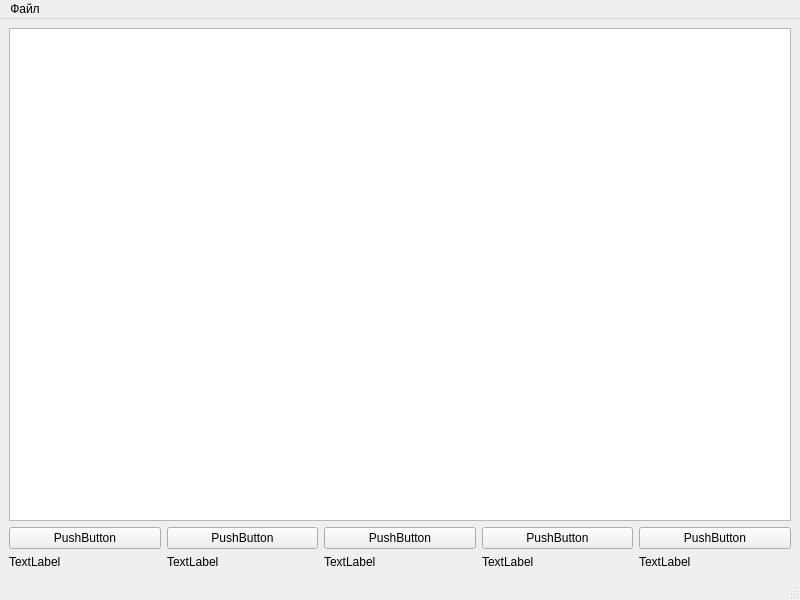
<?xml version="1.0" encoding="UTF-8"?>
<ui version="4.0">
 <class>MainWindow</class>
 <widget class="QMainWindow" name="MainWindow">
  <property name="geometry">
   <rect>
    <x>0</x>
    <y>0</y>
    <width>800</width>
    <height>600</height>
   </rect>
  </property>
  <property name="windowTitle">
   <string>MainWindow</string>
  </property>
  <widget class="QWidget" name="centralwidget">
   <layout class="QVBoxLayout" name="verticalLayout">
    <item>
     <widget class="QTableView" name="tableView"/>
    </item>
    <item>
     <layout class="QHBoxLayout" name="horizontalLayout_2">
      <item>
       <widget class="QPushButton" name="pushButton">
        <property name="text">
         <string>PushButton</string>
        </property>
       </widget>
      </item>
      <item>
       <widget class="QPushButton" name="pushButton_2">
        <property name="text">
         <string>PushButton</string>
        </property>
       </widget>
      </item>
      <item>
       <widget class="QPushButton" name="pushButton_3">
        <property name="text">
         <string>PushButton</string>
        </property>
       </widget>
      </item>
      <item>
       <widget class="QPushButton" name="pushButton_4">
        <property name="text">
         <string>PushButton</string>
        </property>
       </widget>
      </item>
      <item>
       <widget class="QPushButton" name="pushButton_5">
        <property name="text">
         <string>PushButton</string>
        </property>
       </widget>
      </item>
     </layout>
    </item>
    <item>
     <layout class="QHBoxLayout" name="horizontalLayout">
      <item>
       <widget class="QLabel" name="label">
        <property name="text">
         <string>TextLabel</string>
        </property>
       </widget>
      </item>
      <item>
       <widget class="QLabel" name="label_2">
        <property name="text">
         <string>TextLabel</string>
        </property>
       </widget>
      </item>
      <item>
       <widget class="QLabel" name="label_3">
        <property name="text">
         <string>TextLabel</string>
        </property>
       </widget>
      </item>
      <item>
       <widget class="QLabel" name="label_4">
        <property name="text">
         <string>TextLabel</string>
        </property>
       </widget>
      </item>
      <item>
       <widget class="QLabel" name="label_5">
        <property name="text">
         <string>TextLabel</string>
        </property>
       </widget>
      </item>
     </layout>
    </item>
   </layout>
  </widget>
  <widget class="QMenuBar" name="menubar">
   <property name="geometry">
    <rect>
     <x>0</x>
     <y>0</y>
     <width>800</width>
     <height>23</height>
    </rect>
   </property>
   <widget class="QMenu" name="menu">
    <property name="title">
     <string>Файл</string>
    </property>
   </widget>
   <addaction name="menu"/>
  </widget>
  <widget class="QStatusBar" name="statusbar"/>
 </widget>
 <resources/>
 <connections/>
</ui>
